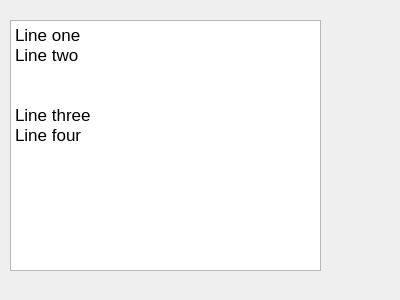
<ui version="4.0" >
 <class>Form</class>
 <widget class="QWidget" name="Form" >
  <property name="geometry" >
   <rect>
    <x>0</x>
    <y>0</y>
    <width>400</width>
    <height>300</height>
   </rect>
  </property>
  <property name="windowTitle" >
   <string>Form</string>
  </property>
  <widget class="QTextBrowser" name="textBrowser" >
   <property name="geometry" >
    <rect>
     <x>10</x>
     <y>20</y>
     <width>311</width>
     <height>251</height>
    </rect>
   </property>
   <property name="html" >
    <string>&lt;!DOCTYPE HTML PUBLIC "-//W3C//DTD HTML 4.0//EN" "http://www.w3.org/TR/REC-html40/strict.dtd">
&lt;html>&lt;head>&lt;meta name="qrichtext" content="1" />&lt;style type="text/css">
p, li { white-space: pre-wrap; }
&lt;/style>&lt;/head>&lt;body style=" font-family:'Lucida Grande'; font-size:13pt; font-weight:400; font-style:normal;">
&lt;p style=" margin-top:0px; margin-bottom:0px; margin-left:0px; margin-right:0px; -qt-block-indent:0; text-indent:0px;">Line one&lt;/p>
&lt;p style=" margin-top:0px; margin-bottom:0px; margin-left:0px; margin-right:0px; -qt-block-indent:0; text-indent:0px;">Line two&lt;/p>
&lt;p style="-qt-paragraph-type:empty; margin-top:0px; margin-bottom:0px; margin-left:0px; margin-right:0px; -qt-block-indent:0; text-indent:0px;">&lt;/p>
&lt;p style="-qt-paragraph-type:empty; margin-top:0px; margin-bottom:0px; margin-left:0px; margin-right:0px; -qt-block-indent:0; text-indent:0px;">&lt;/p>
&lt;p style=" margin-top:0px; margin-bottom:0px; margin-left:0px; margin-right:0px; -qt-block-indent:0; text-indent:0px;">Line three&lt;/p>
&lt;p style=" margin-top:0px; margin-bottom:0px; margin-left:0px; margin-right:0px; -qt-block-indent:0; text-indent:0px;">Line four&lt;/p>&lt;/body>&lt;/html></string>
   </property>
  </widget>
 </widget>
 <resources/>
 <connections/>
</ui>
